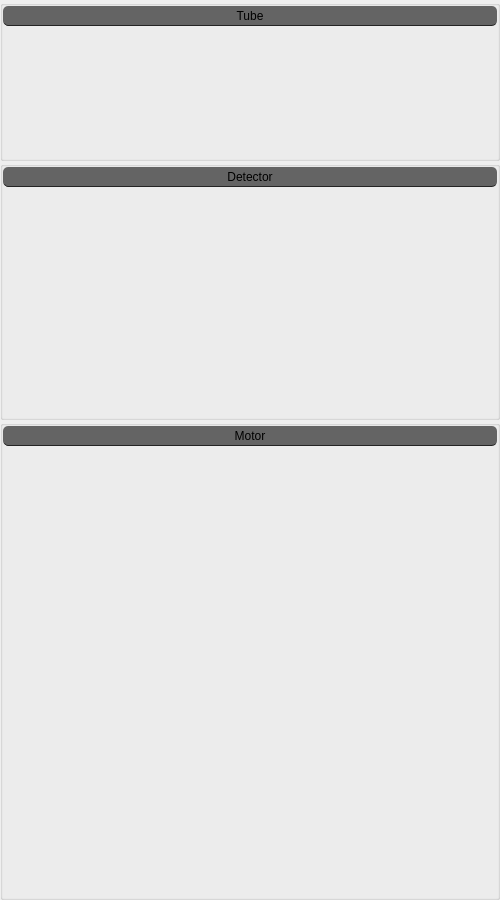
<?xml version="1.0" encoding="UTF-8"?>
<ui version="4.0">
 <class>RightWidget</class>
 <widget class="QWidget" name="RightWidget">
  <property name="geometry">
   <rect>
    <x>0</x>
    <y>0</y>
    <width>500</width>
    <height>900</height>
   </rect>
  </property>
  <property name="minimumSize">
   <size>
    <width>500</width>
    <height>0</height>
   </size>
  </property>
  <property name="maximumSize">
   <size>
    <width>500</width>
    <height>1000</height>
   </size>
  </property>
  <property name="windowTitle">
   <string>RightWidget</string>
  </property>
  <layout class="QVBoxLayout" name="verticalLayout_4">
   <property name="spacing">
    <number>0</number>
   </property>
   <property name="leftMargin">
    <number>0</number>
   </property>
   <property name="topMargin">
    <number>0</number>
   </property>
   <property name="rightMargin">
    <number>0</number>
   </property>
   <property name="bottomMargin">
    <number>0</number>
   </property>
   <item>
    <widget class="QGroupBox" name="groupBox">
     <property name="enabled">
      <bool>true</bool>
     </property>
     <property name="sizePolicy">
      <sizepolicy hsizetype="Expanding" vsizetype="Expanding">
       <horstretch>0</horstretch>
       <verstretch>0</verstretch>
      </sizepolicy>
     </property>
     <property name="minimumSize">
      <size>
       <width>460</width>
       <height>150</height>
      </size>
     </property>
     <property name="maximumSize">
      <size>
       <width>9999</width>
       <height>9999</height>
      </size>
     </property>
     <property name="title">
      <string/>
     </property>
     <layout class="QVBoxLayout" name="verticalLayout">
      <property name="spacing">
       <number>0</number>
      </property>
      <property name="leftMargin">
       <number>0</number>
      </property>
      <property name="topMargin">
       <number>0</number>
      </property>
      <property name="rightMargin">
       <number>0</number>
      </property>
      <property name="bottomMargin">
       <number>0</number>
      </property>
      <item>
       <widget class="QLabel" name="label">
        <property name="sizePolicy">
         <sizepolicy hsizetype="Preferred" vsizetype="Minimum">
          <horstretch>0</horstretch>
          <verstretch>0</verstretch>
         </sizepolicy>
        </property>
        <property name="minimumSize">
         <size>
          <width>0</width>
          <height>20</height>
         </size>
        </property>
        <property name="maximumSize">
         <size>
          <width>16777215</width>
          <height>20</height>
         </size>
        </property>
        <property name="layoutDirection">
         <enum>Qt::LeftToRight</enum>
        </property>
        <property name="styleSheet">
         <string notr="true">border:0px solid;
border-bottom-width:1px;
border-radius:5px;
-moz-border-radius:5px;
border-color:#242424;
font: 75 11pt &quot;新宋体&quot;;
background-color: #646464;</string>
        </property>
        <property name="text">
         <string>Tube</string>
        </property>
        <property name="alignment">
         <set>Qt::AlignCenter</set>
        </property>
       </widget>
      </item>
      <item>
       <widget class="TubeWidget" name="widget" native="true">
        <property name="sizePolicy">
         <sizepolicy hsizetype="MinimumExpanding" vsizetype="Preferred">
          <horstretch>0</horstretch>
          <verstretch>0</verstretch>
         </sizepolicy>
        </property>
        <property name="minimumSize">
         <size>
          <width>460</width>
          <height>148</height>
         </size>
        </property>
        <property name="maximumSize">
         <size>
          <width>16777215</width>
          <height>16777215</height>
         </size>
        </property>
       </widget>
      </item>
     </layout>
    </widget>
   </item>
   <item>
    <widget class="QGroupBox" name="groupBox_2">
     <property name="sizePolicy">
      <sizepolicy hsizetype="Expanding" vsizetype="Expanding">
       <horstretch>0</horstretch>
       <verstretch>0</verstretch>
      </sizepolicy>
     </property>
     <property name="minimumSize">
      <size>
       <width>460</width>
       <height>259</height>
      </size>
     </property>
     <property name="maximumSize">
      <size>
       <width>9999</width>
       <height>9999</height>
      </size>
     </property>
     <property name="title">
      <string/>
     </property>
     <layout class="QVBoxLayout" name="verticalLayout_3">
      <property name="spacing">
       <number>0</number>
      </property>
      <property name="leftMargin">
       <number>0</number>
      </property>
      <property name="topMargin">
       <number>0</number>
      </property>
      <property name="rightMargin">
       <number>0</number>
      </property>
      <property name="bottomMargin">
       <number>0</number>
      </property>
      <item>
       <widget class="QLabel" name="label_3">
        <property name="sizePolicy">
         <sizepolicy hsizetype="Preferred" vsizetype="Minimum">
          <horstretch>0</horstretch>
          <verstretch>0</verstretch>
         </sizepolicy>
        </property>
        <property name="minimumSize">
         <size>
          <width>0</width>
          <height>20</height>
         </size>
        </property>
        <property name="maximumSize">
         <size>
          <width>16777215</width>
          <height>20</height>
         </size>
        </property>
        <property name="layoutDirection">
         <enum>Qt::LeftToRight</enum>
        </property>
        <property name="styleSheet">
         <string notr="true">border:0px solid;
border-bottom-width:1px;
border-radius:5px;
-moz-border-radius:5px;
border-color:#242424;
font: 75 11pt &quot;新宋体&quot;;
background-color: #646464;</string>
        </property>
        <property name="text">
         <string>Detector</string>
        </property>
        <property name="alignment">
         <set>Qt::AlignCenter</set>
        </property>
       </widget>
      </item>
      <item>
       <widget class="DetectorKZWidget" name="widget_3" native="true">
        <property name="sizePolicy">
         <sizepolicy hsizetype="MinimumExpanding" vsizetype="MinimumExpanding">
          <horstretch>0</horstretch>
          <verstretch>0</verstretch>
         </sizepolicy>
        </property>
        <property name="minimumSize">
         <size>
          <width>460</width>
          <height>235</height>
         </size>
        </property>
        <property name="maximumSize">
         <size>
          <width>16777215</width>
          <height>16777215</height>
         </size>
        </property>
       </widget>
      </item>
     </layout>
     <zorder>widget_3</zorder>
     <zorder>label_3</zorder>
    </widget>
   </item>
   <item>
    <widget class="QGroupBox" name="groupBox_3">
     <property name="enabled">
      <bool>true</bool>
     </property>
     <property name="sizePolicy">
      <sizepolicy hsizetype="MinimumExpanding" vsizetype="MinimumExpanding">
       <horstretch>0</horstretch>
       <verstretch>0</verstretch>
      </sizepolicy>
     </property>
     <property name="minimumSize">
      <size>
       <width>460</width>
       <height>480</height>
      </size>
     </property>
     <property name="maximumSize">
      <size>
       <width>9999</width>
       <height>9999</height>
      </size>
     </property>
     <property name="title">
      <string/>
     </property>
     <layout class="QVBoxLayout" name="verticalLayout_2">
      <property name="spacing">
       <number>0</number>
      </property>
      <property name="leftMargin">
       <number>0</number>
      </property>
      <property name="topMargin">
       <number>0</number>
      </property>
      <property name="rightMargin">
       <number>0</number>
      </property>
      <property name="bottomMargin">
       <number>0</number>
      </property>
      <item>
       <widget class="QLabel" name="label_2">
        <property name="sizePolicy">
         <sizepolicy hsizetype="Preferred" vsizetype="Minimum">
          <horstretch>0</horstretch>
          <verstretch>0</verstretch>
         </sizepolicy>
        </property>
        <property name="minimumSize">
         <size>
          <width>0</width>
          <height>20</height>
         </size>
        </property>
        <property name="maximumSize">
         <size>
          <width>16777215</width>
          <height>20</height>
         </size>
        </property>
        <property name="layoutDirection">
         <enum>Qt::LeftToRight</enum>
        </property>
        <property name="styleSheet">
         <string notr="true">border:0px solid;
border-bottom-width:1px;
border-radius:5px;
-moz-border-radius:5px;
border-color:#242424;
font: 75 11pt &quot;新宋体&quot;;
background-color: #646464;</string>
        </property>
        <property name="text">
         <string>Motor</string>
        </property>
        <property name="alignment">
         <set>Qt::AlignCenter</set>
        </property>
       </widget>
      </item>
      <item>
       <widget class="MotorWidget" name="widget_2" native="true">
        <property name="sizePolicy">
         <sizepolicy hsizetype="MinimumExpanding" vsizetype="MinimumExpanding">
          <horstretch>0</horstretch>
          <verstretch>0</verstretch>
         </sizepolicy>
        </property>
        <property name="minimumSize">
         <size>
          <width>460</width>
          <height>400</height>
         </size>
        </property>
       </widget>
      </item>
     </layout>
    </widget>
   </item>
  </layout>
 </widget>
 <layoutdefault spacing="6" margin="11"/>
 <customwidgets>
  <customwidget>
   <class>TubeWidget</class>
   <extends>QWidget</extends>
   <header>TubeWidget.h</header>
   <container>1</container>
  </customwidget>
  <customwidget>
   <class>MotorWidget</class>
   <extends>QWidget</extends>
   <header>MotorWidget.h</header>
   <container>1</container>
  </customwidget>
  <customwidget>
   <class>DetectorKZWidget</class>
   <extends>QWidget</extends>
   <header>DetectorKZWidget.h</header>
   <container>1</container>
  </customwidget>
 </customwidgets>
 <resources>
  <include location="MainWidget.qrc"/>
 </resources>
 <connections/>
</ui>
